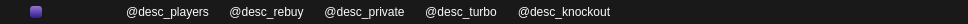
   <widget class="QWidget" name="status_bar" native="true">
    <property name="geometry">
     <rect>
      <x>58</x>
      <y>656</y>
      <width>968</width>
      <height>24</height>
     </rect>
    </property>
    <property name="minimumSize">
     <size>
      <width>968</width>
      <height>24</height>
     </size>
    </property>
    <property name="maximumSize">
     <size>
      <width>968</width>
      <height>24</height>
     </size>
    </property>
    <property name="styleSheet">
     <string notr="true">QWidget {
    background-color: #191919;
}
QLabel {
color: #fafafa;
    border-radius: 3px;
	font: 550 11px&quot;Open Sans&quot;;
}

</string>
    </property>
    <layout class="QHBoxLayout" name="horizontalLayout">
     <property name="spacing">
      <number>4</number>
     </property>
     <property name="leftMargin">
      <number>30</number>
     </property>
     <property name="topMargin">
      <number>2</number>
     </property>
     <property name="rightMargin">
      <number>2</number>
     </property>
     <property name="bottomMargin">
      <number>2</number>
     </property>
     <item alignment="Qt::AlignLeft">
      <widget class="QLabel" name="icon_2">
       <property name="minimumSize">
        <size>
         <width>12</width>
         <height>12</height>
        </size>
       </property>
       <property name="maximumSize">
        <size>
         <width>12</width>
         <height>12</height>
        </size>
       </property>
       <property name="styleSheet">
        <string notr="true">QLabel
 {
	background-color: qlineargradient(spread:pad, x1:0, y1:1, x2:0, y2:0, stop:0 rgba(49, 27, 146, 255), stop:1 rgba(149, 117, 205, 255));
}</string>
       </property>
       <property name="pixmap">
        <pixmap>:/textures/Common/Tournament/icon_description_2.png</pixmap>
       </property>
       <property name="alignment">
        <set>Qt::AlignCenter</set>
       </property>
      </widget>
     </item>
     <item>
      <widget class="QLabel" name="icon_3">
       <property name="minimumSize">
        <size>
         <width>12</width>
         <height>12</height>
        </size>
       </property>
       <property name="maximumSize">
        <size>
         <width>12</width>
         <height>12</height>
        </size>
       </property>
       <property name="pixmap">
        <pixmap>:/textures/Common/Tournament/icon_description_3.png</pixmap>
       </property>
       <property name="alignment">
        <set>Qt::AlignCenter</set>
       </property>
      </widget>
     </item>
     <item>
      <widget class="QLabel" name="icon_5">
       <property name="minimumSize">
        <size>
         <width>12</width>
         <height>12</height>
        </size>
       </property>
       <property name="maximumSize">
        <size>
         <width>12</width>
         <height>12</height>
        </size>
       </property>
       <property name="pixmap">
        <pixmap>:/textures/Common/Tournament/icon_description_5.png</pixmap>
       </property>
       <property name="alignment">
        <set>Qt::AlignCenter</set>
       </property>
      </widget>
     </item>
     <item>
      <widget class="QLabel" name="icon_6">
       <property name="minimumSize">
        <size>
         <width>12</width>
         <height>12</height>
        </size>
       </property>
       <property name="maximumSize">
        <size>
         <width>12</width>
         <height>12</height>
        </size>
       </property>
       <property name="pixmap">
        <pixmap>:/textures/Common/Tournament/icon_description_6.png</pixmap>
       </property>
       <property name="alignment">
        <set>Qt::AlignCenter</set>
       </property>
      </widget>
     </item>
     <item>
      <widget class="QLabel" name="icon_8">
       <property name="minimumSize">
        <size>
         <width>12</width>
         <height>12</height>
        </size>
       </property>
       <property name="maximumSize">
        <size>
         <width>12</width>
         <height>12</height>
        </size>
       </property>
       <property name="pixmap">
        <pixmap>:/textures/Common/Tournament/icon_description_8.png</pixmap>
       </property>
       <property name="alignment">
        <set>Qt::AlignCenter</set>
       </property>
      </widget>
     </item>
     <item alignment="Qt::AlignVCenter">
      <widget class="QLabel" name="icon_9">
       <property name="minimumSize">
        <size>
         <width>12</width>
         <height>12</height>
        </size>
       </property>
       <property name="maximumSize">
        <size>
         <width>12</width>
         <height>12</height>
        </size>
       </property>
       <property name="pixmap">
        <pixmap>:/textures/Common/Tournament/icon_description_9.png</pixmap>
       </property>
       <property name="alignment">
        <set>Qt::AlignCenter</set>
       </property>
      </widget>
     </item>
     <item alignment="Qt::AlignLeft|Qt::AlignVCenter">
      <widget class="QLabel" name="desc_players">
       <property name="text">
        <string>@desc_players</string>
       </property>
       <property name="alignment">
        <set>Qt::AlignCenter</set>
       </property>
      </widget>
     </item>
     <item>
      <widget class="QLabel" name="icon_rebuy">
       <property name="minimumSize">
        <size>
         <width>12</width>
         <height>12</height>
        </size>
       </property>
       <property name="maximumSize">
        <size>
         <width>12</width>
         <height>12</height>
        </size>
       </property>
       <property name="pixmap">
        <pixmap>:/textures/Common/Tournament/icon_description_rebuy.png</pixmap>
       </property>
       <property name="alignment">
        <set>Qt::AlignCenter</set>
       </property>
      </widget>
     </item>
     <item alignment="Qt::AlignVCenter">
      <widget class="QLabel" name="desc_rebuy">
       <property name="text">
        <string>@desc_rebuy</string>
       </property>
       <property name="alignment">
        <set>Qt::AlignCenter</set>
       </property>
      </widget>
     </item>
     <item>
      <widget class="QLabel" name="icon_private">
       <property name="minimumSize">
        <size>
         <width>12</width>
         <height>12</height>
        </size>
       </property>
       <property name="maximumSize">
        <size>
         <width>12</width>
         <height>12</height>
        </size>
       </property>
       <property name="pixmap">
        <pixmap>:/textures/Common/Tournament/icon_description_private.png</pixmap>
       </property>
       <property name="alignment">
        <set>Qt::AlignCenter</set>
       </property>
      </widget>
     </item>
     <item alignment="Qt::AlignVCenter">
      <widget class="QLabel" name="desc_private">
       <property name="text">
        <string>@desc_private</string>
       </property>
       <property name="alignment">
        <set>Qt::AlignCenter</set>
       </property>
      </widget>
     </item>
     <item>
      <widget class="QLabel" name="icon_turbo">
       <property name="minimumSize">
        <size>
         <width>12</width>
         <height>12</height>
        </size>
       </property>
       <property name="maximumSize">
        <size>
         <width>12</width>
         <height>12</height>
        </size>
       </property>
       <property name="pixmap">
        <pixmap>:/textures/Common/Tournament/icon_description_turbo.png</pixmap>
       </property>
       <property name="alignment">
        <set>Qt::AlignCenter</set>
       </property>
      </widget>
     </item>
     <item alignment="Qt::AlignVCenter">
      <widget class="QLabel" name="desc_turbo">
       <property name="text">
        <string>@desc_turbo</string>
       </property>
       <property name="alignment">
        <set>Qt::AlignCenter</set>
       </property>
      </widget>
     </item>
     <item>
      <widget class="QLabel" name="icon_knokout">
       <property name="minimumSize">
        <size>
         <width>12</width>
         <height>12</height>
        </size>
       </property>
       <property name="maximumSize">
        <size>
         <width>12</width>
         <height>12</height>
        </size>
       </property>
       <property name="pixmap">
        <pixmap>:/textures/Common/Tournament/icon_description_target.png</pixmap>
       </property>
       <property name="alignment">
        <set>Qt::AlignCenter</set>
       </property>
      </widget>
     </item>
     <item alignment="Qt::AlignVCenter">
      <widget class="QLabel" name="desc_knokout">
       <property name="text">
        <string>@desc_knockout</string>
       </property>
       <property name="alignment">
        <set>Qt::AlignCenter</set>
       </property>
      </widget>
     </item>
     <item>
      <spacer name="horizontalSpacer">
       <property name="orientation">
        <enum>Qt::Horizontal</enum>
       </property>
       <property name="sizeHint" stdset="0">
        <size>
         <width>40</width>
         <height>20</height>
        </size>
       </property>
      </spacer>
     </item>
    </layout>
   </widget>
